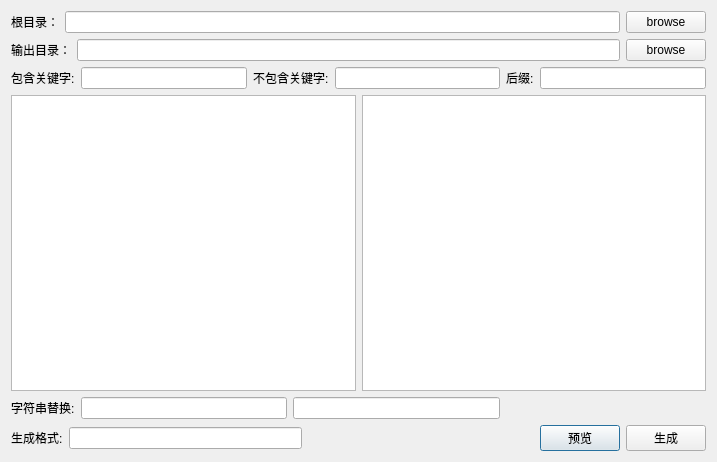
<?xml version="1.0" encoding="UTF-8"?>
<ui version="4.0">
 <class>QFileRenameTools</class>
 <widget class="QWidget" name="QFileRenameTools">
  <property name="geometry">
   <rect>
    <x>0</x>
    <y>0</y>
    <width>717</width>
    <height>462</height>
   </rect>
  </property>
  <property name="windowTitle">
   <string>Form</string>
  </property>
  <layout class="QGridLayout" name="gridLayout">
   <item row="0" column="0">
    <layout class="QHBoxLayout" name="horizontalLayout">
     <item>
      <widget class="QLabel" name="label">
       <property name="text">
        <string>根目录：</string>
       </property>
      </widget>
     </item>
     <item>
      <widget class="QLineEdit" name="srcRoot"/>
     </item>
     <item>
      <widget class="QPushButton" name="srcBrowse">
       <property name="text">
        <string>browse</string>
       </property>
       <property name="default">
        <bool>false</bool>
       </property>
      </widget>
     </item>
    </layout>
   </item>
   <item row="1" column="0">
    <layout class="QHBoxLayout" name="horizontalLayout_2">
     <item>
      <widget class="QLabel" name="label_6">
       <property name="text">
        <string>输出目录：</string>
       </property>
      </widget>
     </item>
     <item>
      <widget class="QLineEdit" name="dstRoot"/>
     </item>
     <item>
      <widget class="QPushButton" name="dstBrowse">
       <property name="text">
        <string>browse</string>
       </property>
      </widget>
     </item>
    </layout>
   </item>
   <item row="2" column="0">
    <layout class="QHBoxLayout" name="horizontalLayout_3">
     <item>
      <widget class="QLabel" name="label_2">
       <property name="text">
        <string>包含关键字:</string>
       </property>
      </widget>
     </item>
     <item>
      <widget class="QLineEdit" name="has"/>
     </item>
     <item>
      <widget class="QLabel" name="label_3">
       <property name="text">
        <string>不包含关键字:</string>
       </property>
      </widget>
     </item>
     <item>
      <widget class="QLineEdit" name="nothas"/>
     </item>
     <item>
      <widget class="QLabel" name="label_7">
       <property name="text">
        <string>后缀:</string>
       </property>
      </widget>
     </item>
     <item>
      <widget class="QLineEdit" name="suffix"/>
     </item>
    </layout>
   </item>
   <item row="3" column="0">
    <layout class="QHBoxLayout" name="horizontalLayout_6">
     <item>
      <widget class="QListWidget" name="srcList"/>
     </item>
     <item>
      <widget class="QListWidget" name="dstList"/>
     </item>
    </layout>
   </item>
   <item row="4" column="0">
    <layout class="QHBoxLayout" name="horizontalLayout_4">
     <item>
      <widget class="QLabel" name="label_5">
       <property name="text">
        <string>字符串替换:</string>
       </property>
      </widget>
     </item>
     <item>
      <widget class="QLineEdit" name="srcStr"/>
     </item>
     <item>
      <widget class="QLineEdit" name="dstStr"/>
     </item>
     <item>
      <spacer name="horizontalSpacer_2">
       <property name="orientation">
        <enum>Qt::Horizontal</enum>
       </property>
       <property name="sizeHint" stdset="0">
        <size>
         <width>40</width>
         <height>20</height>
        </size>
       </property>
      </spacer>
     </item>
    </layout>
   </item>
   <item row="5" column="0">
    <layout class="QHBoxLayout" name="horizontalLayout_5">
     <item>
      <widget class="QLabel" name="label_4">
       <property name="text">
        <string>生成格式:</string>
       </property>
      </widget>
     </item>
     <item>
      <widget class="QLineEdit" name="format"/>
     </item>
     <item>
      <spacer name="horizontalSpacer">
       <property name="orientation">
        <enum>Qt::Horizontal</enum>
       </property>
       <property name="sizeHint" stdset="0">
        <size>
         <width>40</width>
         <height>20</height>
        </size>
       </property>
      </spacer>
     </item>
     <item>
      <widget class="QPushButton" name="preview">
       <property name="text">
        <string>预览</string>
       </property>
       <property name="autoDefault">
        <bool>false</bool>
       </property>
       <property name="default">
        <bool>true</bool>
       </property>
      </widget>
     </item>
     <item>
      <widget class="QPushButton" name="general">
       <property name="text">
        <string>生成</string>
       </property>
      </widget>
     </item>
    </layout>
   </item>
  </layout>
 </widget>
 <resources/>
 <connections/>
</ui>
